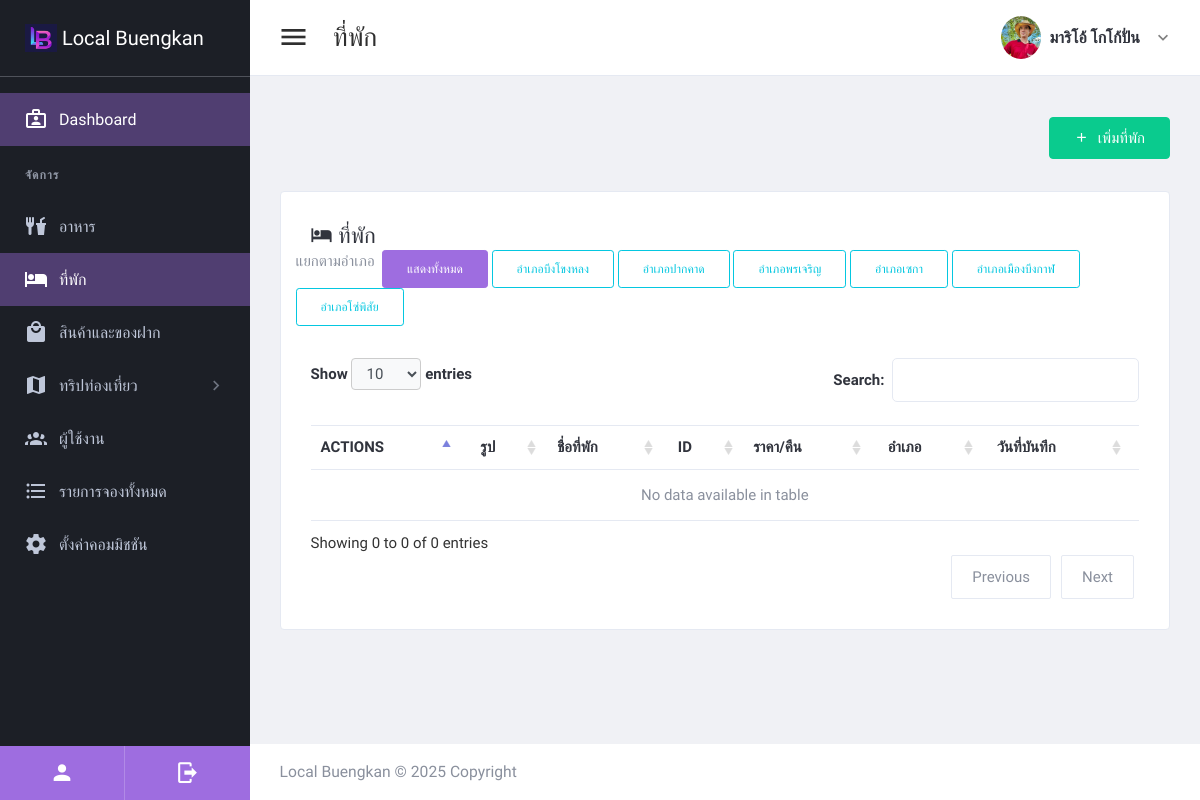
Screenshot of /admin92837/homestays.php (signed in) with the database file from the repository.
### tables this page shows
CREATE TABLE `homestay_category` (
  `hc_id` int(11) NOT NULL,
  `hc_name` varchar(255) NOT NULL
);

### admin92837/homestays.php (the view, shortened to what this page needs)
<!DOCTYPE html>
<html lang="en" dir="ltr">
  <head>
  <link href="plugins/material/css/materialdesignicons.min.css" rel="stylesheet" />
  <link href="plugins/simplebar/simplebar.css" rel="stylesheet" />
  <link href="plugins/nprogress/nprogress.css" rel="stylesheet" />
  <link href="plugins/prism/prism.css" rel="stylesheet" />
    <link href="plugins/toaster/toastr.min.css" rel="stylesheet">
  <link href="plugins/DataTables/DataTables-1.10.18/css/jquery.dataTables.min.css" rel="stylesheet" />
  <link id="main-css-href" rel="stylesheet" href="css/style.css" />
</head>
  <body class="navbar-fixed sidebar-fixed" id="body">
    <div class="wrapper">
<?php include("left-sidebar.php"); ?>
      <div class="page-wrapper">
<?php include("header.php"); ?>
        <div class="content-wrapper">
          <div class="content">
 <div class="card card-default border-0 bg-transparent">
  <div class="card-header align-items-center p-0">
    <a href="#" class="btn btn-success" data-toggle="modal" data-target="#ModalFormAdd">
      <i class="mdi mdi-plus mr-1"></i> เพิ่มที่พัก
    </a>
  </div>
</div>
<div class="card card-default">
  <div class="card-header">
    <h2><i class="mdi mdi-hotel"></i> ที่พัก</h2>
      <div class="row text-right">
      แยกตามอำเภอ &nbsp;
           <button class="btn btn-primary btn-sm category-btn" data-category="all">แสดงทั้งหมด</button>&nbsp;
      <?php
include_once("../connectdb.php");
$sql2 = "SELECT * FROM `homestay_category` ORDER BY `hc_name` ASC";
$result2 = $conn->query($sql2);
while ($row2 = $result2->fetch_assoc()) {
?>
					<button class="btn btn-outline-info btn-sm category-btn" data-category="<?=$row2['hc_name'];?>">
						<?=$row2['hc_name'];?>
					</button>&nbsp;
<?php } ?>
</div>
  </div>
  <div class="card-body">
    <table id="homestaysTable" class="table table-hover table-product" style="width:100%" cellpadding="20">
      <thead>
        <tr>
          <th>Actions</th>
          <th>รูป</th>
          <th>ชื่อที่พัก</th>
          <th>ID</th>
          <th>ราคา/คืน</th>
          <th>อำเภอ</th>
          <th>วันที่บันทึก</th>
        </tr>
      </thead>
      <tbody>
      </tbody>
    </table>
  </div>
</div>
</div>
        </div>
<?php include("footer.php"); ?>
      </div>
    </div>
    </body>
</html>

### admin92837/homestays.php (style rules this page uses)
body { font-family: "Prompt", serif; }

### rows the page displays
homestay_category: hc_name "อำเภอบึงโขงหลง"
homestay_category: hc_name "อำเภอปากคาด"
homestay_category: hc_name "อำเภอพรเจริญ"
homestay_category: hc_name "อำเภอเซกา"
homestay_category: hc_name "อำเภอเมืองบึงกาฬ"
homestay_category: hc_name "อำเภอโซ่พิสัย"

### other values shown
$_SESSION['bfullname'] "มาริโอ้ โกโก้ปั่น"
